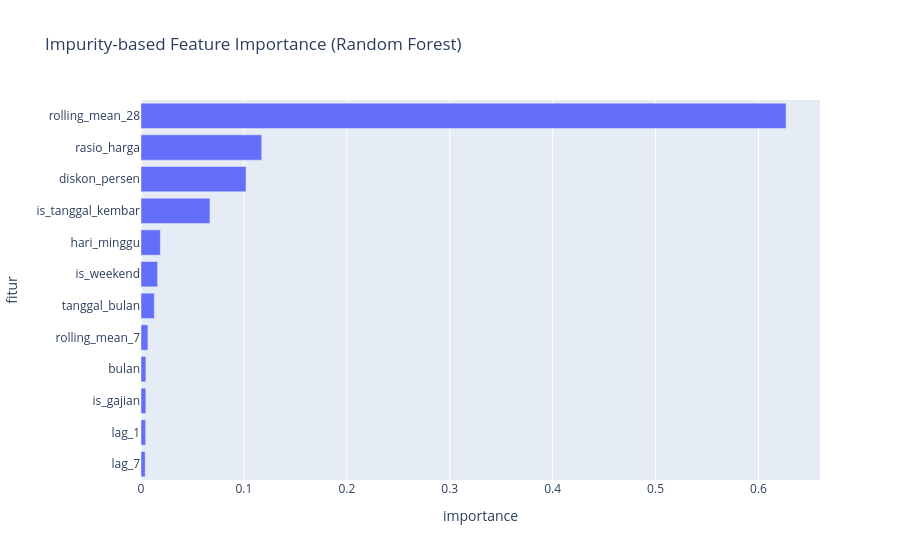

Notebook code for this chart:
### Markdown cell above
---
## Bagian 10: Feature Importance — Apa yang Mendorong Penjualan?

| Metode | Cara Hitung | Catatan |
|---|---|---|
| **Impurity-based** (`feature_importances_`) | Total penurunan *impurity* (varians/MSE) dari split yang memakai fitur tsb. | Cepat, tetapi **bias** ke fitur kontinu / kardinalitas tinggi, dan dihitung dari data latih |
| **Permutation importance** | Acak nilai satu fitur → ukur seberapa besar skor model memburuk | *Model-agnostic*, dihitung di data uji, lebih jujur — tetapi lebih mahal (pakai sampel) |

### Code cell
# Impurity-based dari Random Forest
nama_fitur = pipe_rf.named_steps["prep"].get_feature_names_out()
imp_rf = pl.DataFrame({"fitur": nama_fitur,
                       "importance": pipe_rf.named_steps["model"].feature_importances_}).sort("importance", descending=True)

fig = px.bar(imp_rf.head(12).to_pandas(), x="importance", y="fitur", orientation="h",
             title="Impurity-based Feature Importance (Random Forest)")
fig.update_layout(yaxis={"categoryorder": "total ascending"})
fig.show()

### Figure 1 — Plotly figure (JSON) as saved in the notebook; plotly's stock layout.template omitted (floating-point values rounded to 4 significant figures)
{"data": [{"hovertemplate": "importance=%{x}<br>fitur=%{y}<extra></extra>", "legendgroup": "", "marker": {"color": "#636efa", "pattern": {"shape": ""}}, "name": "", "orientation": "h", "showlegend": false, "textposition": "auto", "type": "bar", "x": [0.6268, 0.1173, 0.1021, 0.06701, 0.01881, 0.01611, 0.01294, 0.00671, 0.004776, 0.004758, 0.004505, 0.004085], "xaxis": "x", "y": ["rolling_mean_28", "rasio_harga", "diskon_persen", "is_tanggal_kembar", "hari_minggu", "is_weekend", "tanggal_bulan", "rolling_mean_7", "bulan", "is_gajian", "lag_1", "lag_7"], "yaxis": "y"}], "layout": {"barmode": "relative", "legend": {"tracegroupgap": 0}, "title": {"text": "Impurity-based Feature Importance (Random Forest)"}, "xaxis": {"anchor": "y", "domain": [0, 1], "title": {"text": "importance"}}, "yaxis": {"anchor": "x", "categoryorder": "total ascending", "domain": [0, 1], "title": {"text": "fitur"}}}}
